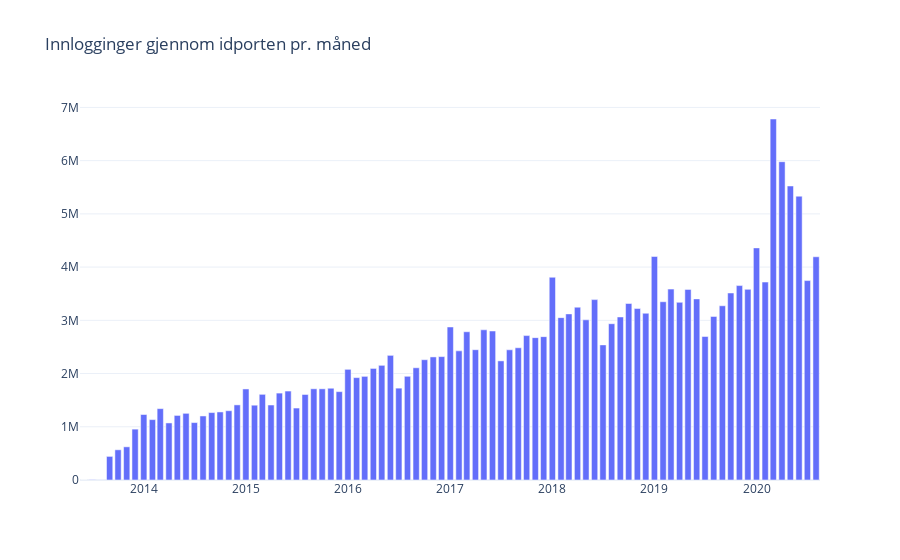

The notebook cell this image was saved under:
### Code cell
import plotly.graph_objects as go
import plotly.io as pio

pio.templates.default = "plotly_white"

fig = go.Figure(go.Bar(
            y=data['sum'],
            x=data['date_dt'],
            orientation='v'),
            )
fig.update_layout(title_text='Innlogginger gjennom idporten pr. måned')
fig.show()
